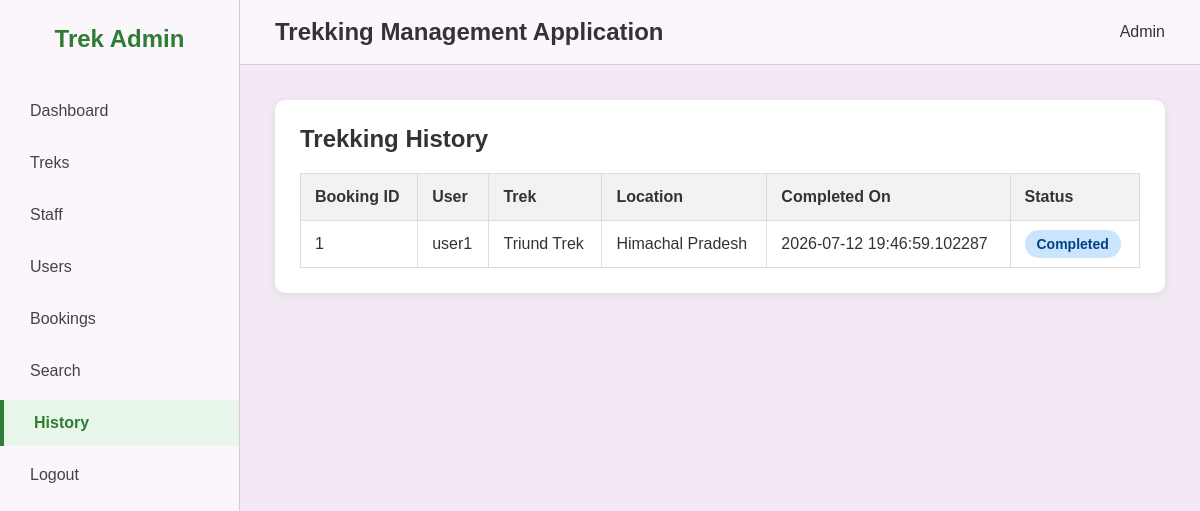
Page /admin/history (signed in) on the committed database.
### models/models.py (models this page shows)
class Booking(db.Model):
    __tablename__ ='bookings'
    __table_args__ = (
        db.UniqueConstraint('user_id', 'trek_id', name='uq_user_trek'),)  #prevent duplicate bookings
    id= db.Column(db.Integer,primary_key=True)
    user_id=db.Column(db.Integer,db.ForeignKey('users.id'),nullable=False)
    trek_id=db.Column(db.Integer,db.ForeignKey('treks.id'),nullable=False)
    booking_date=db.Column(db.DateTime,default=datetime.utcnow)
    status=db.Column(db.String(20),default='Booked')                #Booked/Cancelled/Completed
    participants=db.Column(db.Integer,default=1)
    total_amount=db.Column(db.Float,default=0.0)
    payment_status = db.Column(db.String(20), default='pending')   #pending /paid/Refunded

class User(db.Model):
    __tablename__='users'
    id=db.Column(db.Integer,primary_key=True)
    name=db.Column(db.String(100),nullable=False)
    email=db.Column(db.String(100),nullable=False,unique=True)
    password=db.Column(db.String(100),nullable=False)
    phone=db.Column(db.String(20),nullable=False)
    role=db.Column(db.String(30),nullable=False,default='user')                #admin/staff/user
    status=db.Column(db.String(20),nullable=False,default='active')    #active/blacklisted
    created_at=db.Column(db.DateTime,default=datetime.utcnow)
    bookings=db.relationship('Booking',backref='user',lazy=True)

class Trek(db.Model):
    __tablename__='treks'
    id=db.Column(db.Integer,primary_key=True)
    name=db.Column(db.String(100),nullable=False)
    location=db.Column(db.String(150),nullable=False)
    difficulty=db.Column(db.String(20),nullable=False)         #easy/moderate/hard
    duration_days=db.Column(db.Integer,nullable=False)
    total_slots=db.Column(db.Integer,nullable=False)
    available_slots=db.Column(db.Integer,nullable=False)
    assigned_staff_id=db.Column(db.Integer,db.ForeignKey('users.id'), nullable=True)
    status=db.Column(db.String(20),default='pending')              #pending/approved/Open/Closed/Completed
    start_date=db.Column(db.Date,nullable=False)
    end_date=db.Column(db.Date,nullable=False)
    description=db.Column(db.Text,default='')
    price=db.Column(db.Float,default=0.0)
    created_at=db.Column(db.DateTime,default=datetime.utcnow)
    assigned_staff=db.relationship('User',foreign_keys=[assigned_staff_id],backref='assigned_treks')
    bookings=db.relationship('Booking',backref='trek',lazy=True)

### controllers/admin_controller.py (the view)
    @app.route('/admin/history')
    @login_required
    @role_required('admin')
    def trekking_history():
        history = Booking.query.filter_by(status='Completed').all()
        return render_template('admin/history.html',
                               history=history
                               )

### templates/admin/history.html
{% extends "base.html" %}
{% block content %}
<div class="dashboard-container">
    <aside class="sidebar">
        <h2 class="logo"> Trek Admin</h2>
        <ul>
            <li><a href="{{ url_for('admin_dashboard') }}">Dashboard</a></li>
            <li><a href="{{ url_for('admin_view_treks') }}">Treks</a></li>
            <li><a href="{{ url_for('view_staff') }}">Staff</a></li>
            <li><a href="{{ url_for('view_users') }}">Users</a></li>
            <li><a href="{{ url_for('view_bookings') }}">Bookings</a></li>
            <li><a href="{{ url_for('search') }}">Search</a></li>
            <li class="active">
                <a href="{{ url_for('trekking_history') }}">History</a>
            </li>
            <li><a href="{{ url_for('logout') }}">Logout</a></li>
        </ul>
    </aside>
    <div class="main-content">
        <header class="topbar">
            <h2>Trekking Management Application</h2>
            <div class="admin-info">
                 Admin
            </div>
        </header>
        <div class="content">
            <div class="table-box">
                <div class="table-header">
                    <h2>Trekking History</h2>
                </div>
                <table>
                    <thead>
                        <tr>
                            <th>Booking ID</th>
                            <th>User</th>
                            <th>Trek</th>
                            <th>Location</th>
                            <th>Completed On</th>
                            <th>Status</th>
                        </tr>
                    </thead>
                    <tbody>
                        {% if history %}
                            {% for booking in history %}
                            <tr>
                                <td>{{ booking.id }}</td>
                                <td>{{ booking.user.name }}</td>
                                <td>{{ booking.trek.name }}</td>
                                <td>{{ booking.trek.location }}</td>
                                <td>{{ booking.booking_date }}</td>
                                <td>
                                    <span class="status-completed">
                                        Completed
                                    </span>
                                </td>
                            </tr>
                            {% endfor %}
                        {% else %}
                            <tr>
                                <td colspan="6" style="text-align:center; padding:20px;">
                                    No completed trekking history available.
                                </td>
                            </tr>
                        {% endif %}
                    </tbody>
                </table>
            </div>
        </div>
    </div>
</div>
{% endblock %}

### static/css/style.css (style rules this page uses)
* { margin:0; padding:0; box-sizing:border-box; font-family:Arial, Helvetica, sans-serif; }
body { background:#F2E9F4; color:#333; }
.dashboard-container { display:flex; min-height:100vh; }
.sidebar { width:240px; background:#FAF6FB; border-right:1px solid #d8c7dd; padding:25px 0; }
.logo { text-align:center; color:#2e7d32; margin-bottom:35px; }
.sidebar ul { list-style:none; }
.sidebar li { margin:6px 0; }
.sidebar a { display:block; padding:14px 30px; text-decoration:none; color:#444; transition:.3s; }
.sidebar li.active a { background:#e8f5e9; color:#2e7d32; font-weight:bold; border-left:4px solid #2e7d32; }
.main-content { flex:1; }
.topbar { display:flex; justify-content:space-between; align-items:center; background:#FAF6FB; padding:18px 35px; border-bottom:1px solid #d8c7dd; }
.content { padding:35px; }
.card, .profile-card, .form-card, .table-box { background:#fff; border-radius:10px; box-shadow:0 2px 10px rgba(0,0,0,.08); }
.profile-card, .form-card, .table-box { padding:25px; margin-bottom:30px; }
.table-header { display:flex; justify-content:space-between; align-items:center; margin-bottom:20px; }
.table-header h2 { margin:0; }
table { width:100%; border-collapse:collapse; background:#fff; }
table th { background:#f2f2f2; }
table th, table td { padding:14px; border:1px solid #ddd; text-align:left; }
.status-open, .status-completed, .status-closed, .status-pending { padding:6px 12px; border-radius:20px; font-size:14px; font-weight:bold; }
.status-completed { background:#cce5ff;color:#004085; }

### rows in the picture
Booking: id "1", user.name "user1", trek.name "Triund Trek", trek.location "Himachal Pradesh", booking_date "2026-07-12 19:46:59.102287"
